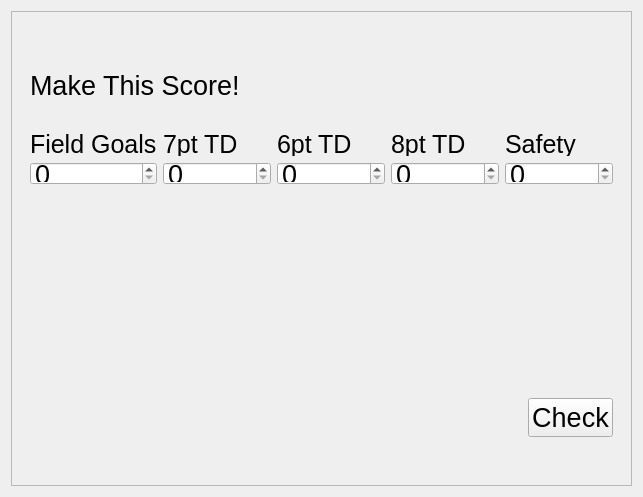
<?xml version="1.0" encoding="UTF-8"?>
<ui version="4.0">
 <class>footballBoxScoreGame</class>
 <widget class="QWidget" name="footballBoxScoreGame">
  <property name="geometry">
   <rect>
    <x>0</x>
    <y>0</y>
    <width>643</width>
    <height>497</height>
   </rect>
  </property>
  <property name="minimumSize">
   <size>
    <width>632</width>
    <height>340</height>
   </size>
  </property>
  <property name="windowTitle">
   <string>Form</string>
  </property>
  <layout class="QVBoxLayout" name="verticalLayout">
   <item>
    <widget class="QFrame" name="frame">
     <property name="frameShape">
      <enum>QFrame::StyledPanel</enum>
     </property>
     <property name="frameShadow">
      <enum>QFrame::Raised</enum>
     </property>
     <layout class="QVBoxLayout" name="verticalLayout_2">
      <item>
       <widget class="QLabel" name="gameInfoLabel">
        <property name="font">
         <font>
          <pointsize>24</pointsize>
         </font>
        </property>
        <property name="text">
         <string/>
        </property>
       </widget>
      </item>
      <item>
       <widget class="QStackedWidget" name="stackedWidget">
        <property name="minimumSize">
         <size>
          <width>600</width>
          <height>130</height>
         </size>
        </property>
        <property name="maximumSize">
         <size>
          <width>16777215</width>
          <height>130</height>
         </size>
        </property>
        <property name="currentIndex">
         <number>1</number>
        </property>
        <widget class="QWidget" name="page">
         <layout class="QVBoxLayout" name="verticalLayout_3">
          <item>
           <widget class="QTableWidget" name="scoreTable">
            <property name="maximumSize">
             <size>
              <width>576</width>
              <height>99</height>
             </size>
            </property>
            <property name="font">
             <font>
              <pointsize>23</pointsize>
             </font>
            </property>
            <property name="lineWidth">
             <number>10</number>
            </property>
            <row>
             <property name="text">
              <string>HOME</string>
             </property>
             <property name="font">
              <font>
               <pointsize>20</pointsize>
              </font>
             </property>
            </row>
            <row>
             <property name="text">
              <string>AWAY</string>
             </property>
            </row>
            <column>
             <property name="text">
              <string>Q1</string>
             </property>
             <property name="font">
              <font>
               <pointsize>20</pointsize>
              </font>
             </property>
             <property name="background">
              <color>
               <red>0</red>
               <green>0</green>
               <blue>0</blue>
              </color>
             </property>
            </column>
            <column>
             <property name="text">
              <string>Q2</string>
             </property>
             <property name="font">
              <font>
               <pointsize>20</pointsize>
              </font>
             </property>
            </column>
            <column>
             <property name="text">
              <string>Q3</string>
             </property>
            </column>
            <column>
             <property name="text">
              <string>Q4</string>
             </property>
            </column>
            <column>
             <property name="text">
              <string>Final</string>
             </property>
            </column>
            <item row="0" column="0">
             <property name="text">
              <string/>
             </property>
            </item>
            <item row="0" column="1">
             <property name="text">
              <string/>
             </property>
            </item>
            <item row="0" column="2">
             <property name="text">
              <string/>
             </property>
            </item>
            <item row="0" column="3">
             <property name="text">
              <string/>
             </property>
            </item>
            <item row="0" column="4">
             <property name="text">
              <string/>
             </property>
            </item>
            <item row="1" column="0">
             <property name="text">
              <string/>
             </property>
            </item>
            <item row="1" column="1">
             <property name="text">
              <string/>
             </property>
            </item>
            <item row="1" column="2">
             <property name="text">
              <string/>
             </property>
            </item>
            <item row="1" column="3">
             <property name="text">
              <string/>
             </property>
            </item>
            <item row="1" column="4">
             <property name="text">
              <string/>
             </property>
            </item>
           </widget>
          </item>
         </layout>
        </widget>
        <widget class="QWidget" name="page_2">
         <layout class="QGridLayout" name="gridLayout">
          <item row="2" column="2">
           <widget class="QLabel" name="label_4">
            <property name="font">
             <font>
              <pointsize>19</pointsize>
             </font>
            </property>
            <property name="text">
             <string>6pt TD</string>
            </property>
           </widget>
          </item>
          <item row="2" column="0">
           <widget class="QLabel" name="label_2">
            <property name="font">
             <font>
              <pointsize>19</pointsize>
             </font>
            </property>
            <property name="text">
             <string>Field Goals</string>
            </property>
           </widget>
          </item>
          <item row="3" column="4">
           <widget class="QSpinBox" name="safetySpin">
            <property name="font">
             <font>
              <pointsize>20</pointsize>
             </font>
            </property>
           </widget>
          </item>
          <item row="2" column="3">
           <widget class="QLabel" name="label_5">
            <property name="font">
             <font>
              <pointsize>19</pointsize>
             </font>
            </property>
            <property name="text">
             <string>8pt TD</string>
            </property>
           </widget>
          </item>
          <item row="2" column="1">
           <widget class="QLabel" name="label_3">
            <property name="font">
             <font>
              <pointsize>19</pointsize>
             </font>
            </property>
            <property name="text">
             <string>7pt TD</string>
            </property>
           </widget>
          </item>
          <item row="2" column="4">
           <widget class="QLabel" name="label_6">
            <property name="font">
             <font>
              <pointsize>19</pointsize>
             </font>
            </property>
            <property name="text">
             <string>Safety</string>
            </property>
           </widget>
          </item>
          <item row="0" column="0" colspan="2">
           <widget class="QLabel" name="label">
            <property name="font">
             <font>
              <pointsize>20</pointsize>
             </font>
            </property>
            <property name="text">
             <string>Make This Score!</string>
            </property>
           </widget>
          </item>
          <item row="3" column="2">
           <widget class="QSpinBox" name="TD6spin">
            <property name="font">
             <font>
              <pointsize>20</pointsize>
             </font>
            </property>
           </widget>
          </item>
          <item row="3" column="0">
           <widget class="QSpinBox" name="fieldGoalSpin">
            <property name="font">
             <font>
              <pointsize>20</pointsize>
             </font>
            </property>
           </widget>
          </item>
          <item row="3" column="1">
           <widget class="QSpinBox" name="TD7spin">
            <property name="font">
             <font>
              <pointsize>20</pointsize>
             </font>
            </property>
           </widget>
          </item>
          <item row="3" column="3">
           <widget class="QSpinBox" name="TD8spin">
            <property name="font">
             <font>
              <pointsize>20</pointsize>
             </font>
            </property>
           </widget>
          </item>
          <item row="1" column="0">
           <widget class="QLabel" name="singleScoreLabel">
            <property name="font">
             <font>
              <pointsize>20</pointsize>
             </font>
            </property>
            <property name="text">
             <string/>
            </property>
           </widget>
          </item>
         </layout>
        </widget>
       </widget>
      </item>
      <item>
       <widget class="QLabel" name="feedbackLabel">
        <property name="font">
         <font>
          <pointsize>20</pointsize>
         </font>
        </property>
        <property name="text">
         <string/>
        </property>
        <property name="wordWrap">
         <bool>true</bool>
        </property>
       </widget>
      </item>
      <item>
       <spacer name="verticalSpacer">
        <property name="orientation">
         <enum>Qt::Vertical</enum>
        </property>
        <property name="sizeHint" stdset="0">
         <size>
          <width>20</width>
          <height>40</height>
         </size>
        </property>
       </spacer>
      </item>
      <item>
       <widget class="QWidget" name="widget" native="true">
        <layout class="QHBoxLayout" name="horizontalLayout">
         <item>
          <spacer name="horizontalSpacer">
           <property name="orientation">
            <enum>Qt::Horizontal</enum>
           </property>
           <property name="sizeHint" stdset="0">
            <size>
             <width>40</width>
             <height>20</height>
            </size>
           </property>
          </spacer>
         </item>
         <item>
          <widget class="QPushButton" name="checkBtn">
           <property name="font">
            <font>
             <pointsize>20</pointsize>
            </font>
           </property>
           <property name="text">
            <string>Check</string>
           </property>
          </widget>
         </item>
        </layout>
       </widget>
      </item>
      <item>
       <widget class="QLabel" name="instrTxt">
        <property name="font">
         <font>
          <pointsize>16</pointsize>
          <italic>true</italic>
         </font>
        </property>
        <property name="text">
         <string/>
        </property>
       </widget>
      </item>
     </layout>
    </widget>
   </item>
  </layout>
 </widget>
 <tabstops>
  <tabstop>fieldGoalSpin</tabstop>
  <tabstop>TD7spin</tabstop>
  <tabstop>TD6spin</tabstop>
  <tabstop>TD8spin</tabstop>
  <tabstop>safetySpin</tabstop>
  <tabstop>checkBtn</tabstop>
  <tabstop>scoreTable</tabstop>
 </tabstops>
 <resources/>
 <connections/>
</ui>
